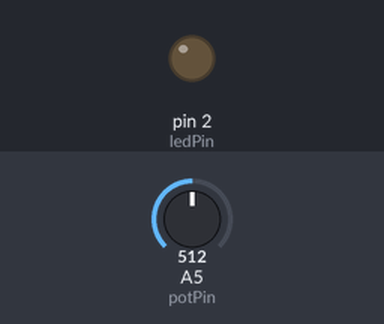
Bench run of a sketch on a simulated Arduino Uno, built with avr-gcc and run on an emulated ATmega328P. Shown: output pins drawn as LEDs (lit = HIGH). Inputs (shaded band) come from the test bench; at power-on: A5 (potPin) = 512.

Above: at 1.2 s.
1.3 s: A5 (potPin) set to 527
At 2.0 s:
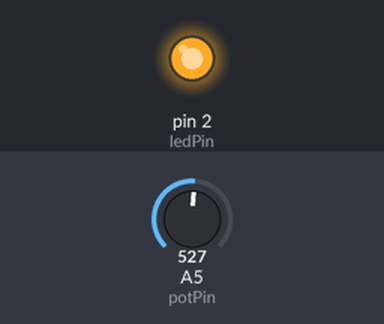
2.8 s: A5 (potPin) set to 511
At 3.2 s:
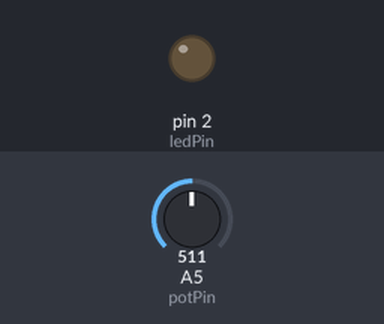
4.3 s: A5 (potPin) set to 716
At 5.5 s:
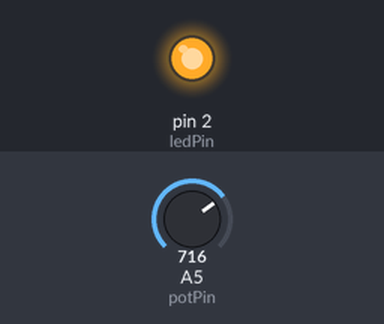
Timing chart, 0 to 7.3 s (numbered marks = the images above; inputs shaded):
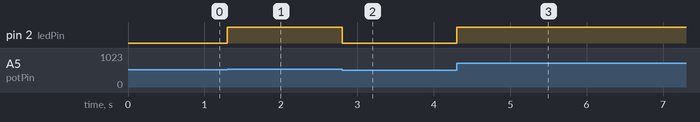

The sketch:

c3b_PotBrightness.ino
```cpp
const int ledPin = 2;
const int potPin = A5;


void setup() {

  pinMode(ledPin, OUTPUT);
  pinMode(potPin, INPUT);
}


void loop() {
  int brightness = map( analogRead(potPin), 0, 1023,0,255);
  analogWrite(ledPin, brightness);
}
```

Measured:
- the behaviour switches between 513 and 514 on A5 (potPin) (found by bisection; images 0 and 1)
- after the input at 1.3 s, pin 2 (ledPin): LOW → HIGH at once
- after the input at 2.8 s, pin 2 (ledPin): HIGH → LOW at once
- after the input at 4.3 s, pin 2 (ledPin): LOW → HIGH at once
